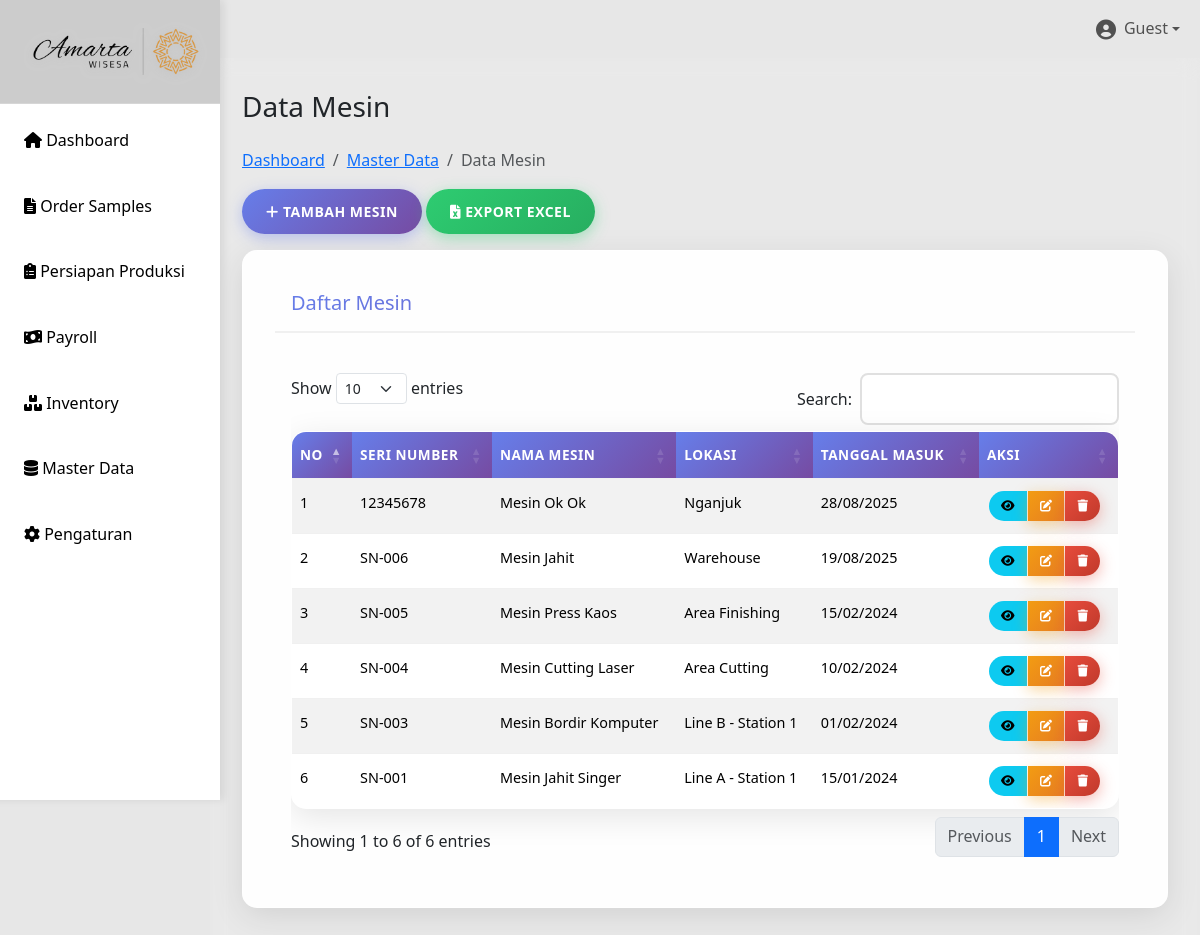
The app's page /data-mesin.php with its own data.
### tables this page shows
CREATE TABLE `mesin` (
  `id` int(11) NOT NULL,
  `seri_number` varchar(50) NOT NULL,
  `nama_mesin` varchar(100) NOT NULL,
  `lokasi` varchar(100) NOT NULL,
  `tanggal_masuk` date NOT NULL,
  `keterangan` text DEFAULT NULL,
  `created_at` timestamp NOT NULL DEFAULT current_timestamp(),
  `updated_at` timestamp NOT NULL DEFAULT current_timestamp() ON UPDATE current_timestamp()
);

### data-mesin.php (the view, shortened to what this page needs)
<?php
include 'config/db.php';
include 'includes/header.php';
$sql = "SELECT * FROM mesin ORDER BY tanggal_masuk DESC";
$result = mysqli_query($conn, $sql);
$mesinList = mysqli_fetch_all($result, MYSQLI_ASSOC);
?>
<div class="main-content">
    <div class="row">
        <div class="col-12">
            <h1 class="h3 mb-4">Data Mesin</h1>
            <nav aria-label="breadcrumb">
                <ol class="breadcrumb">
                    <li class="breadcrumb-item"><a href="index.php">Dashboard</a></li>
                    <li class="breadcrumb-item"><a href="master-data.php">Master Data</a></li>
                    <li class="breadcrumb-item active">Data Mesin</li>
                </ol>
            </nav>
            <div class="mb-3">
                <button type="button" class="btn btn-primary" data-bs-toggle="modal" data-bs-target="#tambahMesinModal">
                    <i class="fas fa-plus"></i> Tambah Mesin
                </button>
                <button type="button" class="btn btn-success">
                    <i class="fas fa-file-excel"></i> Export Excel
                </button>
            </div>
            <div class="card">
                <div class="card-header">
                    <h5 class="card-title mb-0">Daftar Mesin</h5>
                </div>
                <div class="card-body">
                    <div class="table-responsive">
                        <table class="table table-striped table-hover" id="tabelMesin">
                            <thead>
                                <tr>
                                    <th>No</th>
                                    <th>Seri Number</th>
                                    <th>Nama Mesin</th>
                                    <th>Lokasi</th>
                                    <th>Tanggal Masuk</th>
                                    <th>Aksi</th>
                                </tr>
                            </thead>
                            <tbody>
                                <?php $no = 1; foreach ($mesinList as $mesin): ?>
                                <tr>
                                    <td><?= $no++; ?></td>
                                    <td><?= htmlspecialchars($mesin['seri_number']); ?></td>
                                    <td><?= htmlspecialchars($mesin['nama_mesin']); ?></td>
                                    <td><?= htmlspecialchars($mesin['lokasi']); ?></td>
                                    <td><?= date('d/m/Y', strtotime($mesin['tanggal_masuk'])); ?></td>
                                    <td>
                                        <div class="btn-group btn-group-sm" role="group">
                                            <button class="btn btn-info" onclick="detailMesin(<?= $mesin['id']; ?>)" title="Detail">
                                                <i class="fas fa-eye"></i>
                                            </button>
                                            <button class="btn btn-warning" onclick="editMesin(<?= $mesin['id']; ?>)" title="Edit">
                                                <i class="fas fa-edit"></i>
                                            </button>
                                            <button class="btn btn-danger" onclick="hapusMesin(<?= $mesin['id']; ?>)" title="Hapus">
                                                <i class="fas fa-trash"></i>
                                            </button>
                                        </div>
                                    </td>
                                </tr>
                                <?php endforeach; ?>
                            </tbody>
                        </table>
                    </div>
                </div>
            </div>
        </div>
    </div>
</div>
<?php
include 'includes/footer.php';
?>

### css/style.css (style rules this page uses)
* { margin: 0; padding: 0; box-sizing: border-box; }
body { font-family: 'Segoe UI', Tahoma, Geneva, Verdana, sans-serif; background: #e7e7e7ff; min-height: 100vh; line-height: 1.6; }
.main-content { margin-left: 210px; padding: 2rem; background: rgba(255,255,255,0.1); backdrop-filter: blur(10px); min-height: 100vh; }
.card { background: rgba(255,255,255,0.95); border-radius: 15px; padding: 2rem; margin-bottom: 1.5rem; box-shadow: 0 8px 32px rgba(0,0,0,0.1); backdrop-filter: blur(10px); border: 1px solid rgba(255,255,255,0.2); transition: transform 0.3s ease, box-shadow 0.3s ease; }
.card-header { border-bottom: 2px solid #f0f0f0; padding-bottom: 1rem; margin-bottom: 1.5rem; background: linear-gradient(135deg, #667eea, #764ba2); -webkit-background-clip: text; -webkit-text-fill-color: transparent; background-clip: text; }
.table { width: 100%; border-collapse: separate; border-spacing: 0; background: white; border-radius: 15px; overflow: hidden; box-shadow: 0 8px 32px rgba(0,0,0,0.1); border: 1px solid rgba(255,255,255,0.2); }
.table th, .table td { padding: 12px 8px; text-align: left; border-bottom: 1px solid #f0f0f0; font-size: 0.9rem; }
.table th { background: linear-gradient(135deg, #667eea, #764ba2); color: white; font-weight: 600; text-transform: uppercase; letter-spacing: 0.5px; font-size: 0.85rem; }
.table tr { transition: all 0.3s ease; }
.table tr:last-child td { border-bottom: none; }
.table .btn { padding: 6px 12px; font-size: 12px; border-radius: 20px; margin: 0 2px; }
.table .btn i { font-size: 12px; }
.btn { padding: 12px 24px; border: none; border-radius: 25px; cursor: pointer; text-decoration: none; display: inline-block; font-size: 14px; font-weight: 600; text-transform: uppercase; letter-spacing: 0.5px; transition: all 0.3s ease; position: relative; overflow: hidden; }
.btn::before { content: ''; position: absolute; top: 50%; left: 50%; width: 0; height: 0; background: rgba(255,255,255,0.2); border-radius: 50%; transform: translate(-50%, -50%); transition: width 0.6s, height 0.6s; }
.btn-primary { background: linear-gradient(135deg, #667eea, #764ba2); color: white; box-shadow: 0 4px 15px rgba(102,126,234,0.4); }
.btn-success { background: linear-gradient(135deg, #2ecc71, #27ae60); color: white; box-shadow: 0 4px 15px rgba(46,204,113,0.4); }
.btn-danger { background: linear-gradient(135deg, #e74c3c, #c0392b); color: white; box-shadow: 0 4px 15px rgba(231,76,60,0.4); }
.btn-warning { background: linear-gradient(135deg, #f39c12, #e67e22); color: white; box-shadow: 0 4px 15px rgba(243,156,18,0.4); }
.mb-3 { margin-bottom: 1.5rem; }
.card { animation: fadeInUp 0.6s ease-out; }

### records on screen
mesin: seri_number "12345678", nama_mesin "Mesin Ok Ok", lokasi "Nganjuk", tanggal_masuk "28/08/2025"
mesin: seri_number "SN-006", nama_mesin "Mesin Jahit", lokasi "Warehouse", tanggal_masuk "19/08/2025"
mesin: seri_number "SN-005", nama_mesin "Mesin Press Kaos", lokasi "Area Finishing", tanggal_masuk "15/02/2024"
mesin: seri_number "SN-004", nama_mesin "Mesin Cutting Laser", lokasi "Area Cutting", tanggal_masuk "10/02/2024"
mesin: seri_number "SN-003", nama_mesin "Mesin Bordir Komputer", lokasi "Line B - Station 1", tanggal_masuk "01/02/2024"
mesin: seri_number "SN-001", nama_mesin "Mesin Jahit Singer", lokasi "Line A - Station 1", tanggal_masuk "15/01/2024"

### other values on screen
$_SESSION['username'] "Guest"
